Frame 1 (no input): blank canvas, image omitted
Frame 60 (the mouse pressed at the canvas centre just before this capture): blank canvas, image omitted
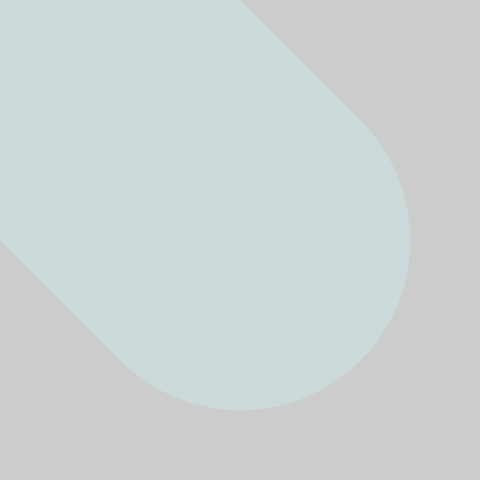
Frame 120 (the mouse held since frame 60 and released just before this capture)

The Processing sketch whose frames 1 and 60 were blank and that drew this single picture after the mouse press (run headless with seeded random() and noise(); from frame 60 on, the mouse is pressed at the canvas centre):

// Processing sketch: processing_18789
// ── processing_18789.pde

void setup(){
  size(480,480);
  smooth();
  stroke(0,102);
}

void draw(){
  float weight = dist(mouseX, mouseY, pmouseX, pmouseY);
  strokeWeight(weight);
  stroke(200,mouseY,mouseX,102);
  line(mouseX,mouseY, pmouseX, pmouseY);
}
